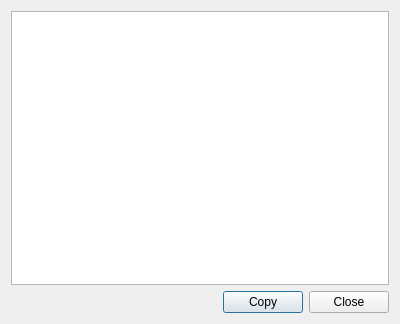
<?xml version="1.0" encoding="UTF-8"?>
<ui version="4.0">
 <class>QWoIdentifyPublicKeyDialog</class>
 <widget class="QDialog" name="QWoIdentifyPublicKeyDialog">
  <property name="geometry">
   <rect>
    <x>0</x>
    <y>0</y>
    <width>400</width>
    <height>324</height>
   </rect>
  </property>
  <property name="windowTitle">
   <string>Dialog</string>
  </property>
  <layout class="QVBoxLayout" name="verticalLayout">
   <item>
    <widget class="QTextEdit" name="key"/>
   </item>
   <item>
    <layout class="QHBoxLayout" name="horizontalLayout">
     <item>
      <spacer name="horizontalSpacer">
       <property name="orientation">
        <enum>Qt::Horizontal</enum>
       </property>
       <property name="sizeHint" stdset="0">
        <size>
         <width>40</width>
         <height>20</height>
        </size>
       </property>
      </spacer>
     </item>
     <item>
      <widget class="QPushButton" name="btnCopy">
       <property name="text">
        <string>Copy</string>
       </property>
      </widget>
     </item>
     <item>
      <widget class="QPushButton" name="btnClose">
       <property name="text">
        <string>Close</string>
       </property>
      </widget>
     </item>
    </layout>
   </item>
  </layout>
 </widget>
 <resources/>
 <connections/>
</ui>
